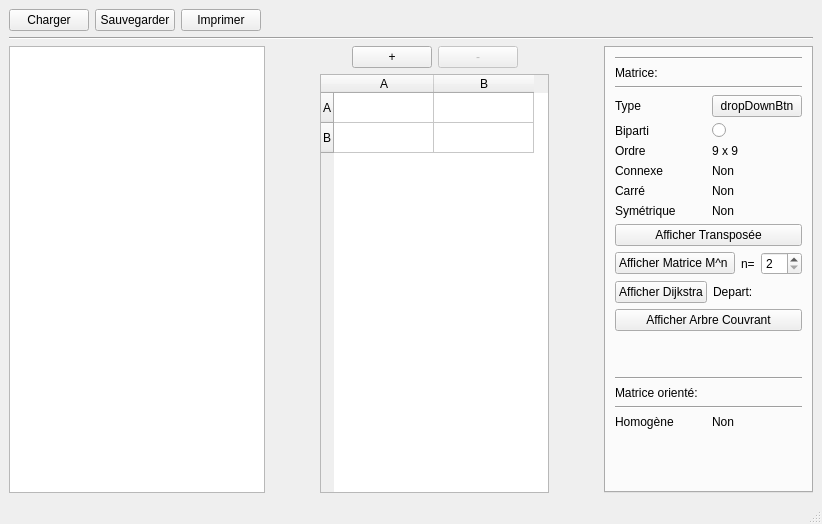
<?xml version="1.0" encoding="UTF-8"?>
<ui version="4.0">
 <class>MainWindow</class>
 <widget class="QMainWindow" name="MainWindow">
  <property name="geometry">
   <rect>
    <x>0</x>
    <y>0</y>
    <width>822</width>
    <height>524</height>
   </rect>
  </property>
  <property name="font">
   <font>
    <family>MS Shell Dlg 2</family>
   </font>
  </property>
  <property name="windowTitle">
   <string>MainWindow</string>
  </property>
  <widget class="QWidget" name="centralwidget">
   <layout class="QVBoxLayout" name="verticalLayout">
    <item>
     <layout class="QHBoxLayout" name="horizontalLayout_2">
      <item>
       <widget class="QPushButton" name="loadButton">
        <property name="text">
         <string>Charger</string>
        </property>
       </widget>
      </item>
      <item>
       <widget class="QPushButton" name="saveButton">
        <property name="text">
         <string>Sauvegarder</string>
        </property>
       </widget>
      </item>
      <item>
       <widget class="QPushButton" name="printButtton">
        <property name="text">
         <string>Imprimer</string>
        </property>
       </widget>
      </item>
      <item>
       <spacer name="horizontalSpacer_3">
        <property name="orientation">
         <enum>Qt::Horizontal</enum>
        </property>
        <property name="sizeHint" stdset="0">
         <size>
          <width>40</width>
          <height>20</height>
         </size>
        </property>
       </spacer>
      </item>
     </layout>
    </item>
    <item>
     <widget class="Line" name="line">
      <property name="orientation">
       <enum>Qt::Horizontal</enum>
      </property>
     </widget>
    </item>
    <item>
     <layout class="QHBoxLayout" name="horizontalLayout">
      <item>
       <widget class="QGraphicsView" name="graphicsView">
        <property name="sizePolicy">
         <sizepolicy hsizetype="MinimumExpanding" vsizetype="Preferred">
          <horstretch>0</horstretch>
          <verstretch>0</verstretch>
         </sizepolicy>
        </property>
       </widget>
      </item>
      <item>
       <spacer name="horizontalSpacer">
        <property name="orientation">
         <enum>Qt::Horizontal</enum>
        </property>
        <property name="sizeType">
         <enum>QSizePolicy::Minimum</enum>
        </property>
        <property name="sizeHint" stdset="0">
         <size>
          <width>40</width>
          <height>20</height>
         </size>
        </property>
       </spacer>
      </item>
      <item>
       <layout class="QVBoxLayout" name="verticalLayout_4">
        <property name="sizeConstraint">
         <enum>QLayout::SetNoConstraint</enum>
        </property>
        <item>
         <layout class="QHBoxLayout" name="horizontalLayout_3">
          <property name="sizeConstraint">
           <enum>QLayout::SetNoConstraint</enum>
          </property>
          <item>
           <spacer name="horizontalSpacer_4">
            <property name="orientation">
             <enum>Qt::Horizontal</enum>
            </property>
            <property name="sizeHint" stdset="0">
             <size>
              <width>40</width>
              <height>20</height>
             </size>
            </property>
           </spacer>
          </item>
          <item>
           <widget class="QPushButton" name="addButton">
            <property name="sizePolicy">
             <sizepolicy hsizetype="Expanding" vsizetype="Fixed">
              <horstretch>0</horstretch>
              <verstretch>0</verstretch>
             </sizepolicy>
            </property>
            <property name="text">
             <string>+</string>
            </property>
           </widget>
          </item>
          <item>
           <widget class="MatriceButton" name="removeButton">
            <property name="enabled">
             <bool>false</bool>
            </property>
            <property name="sizePolicy">
             <sizepolicy hsizetype="Expanding" vsizetype="Fixed">
              <horstretch>0</horstretch>
              <verstretch>0</verstretch>
             </sizepolicy>
            </property>
            <property name="text">
             <string>-</string>
            </property>
           </widget>
          </item>
          <item>
           <spacer name="horizontalSpacer_5">
            <property name="orientation">
             <enum>Qt::Horizontal</enum>
            </property>
            <property name="sizeHint" stdset="0">
             <size>
              <width>40</width>
              <height>20</height>
             </size>
            </property>
           </spacer>
          </item>
         </layout>
        </item>
        <item alignment="Qt::AlignHCenter">
         <widget class="MatriceTable" name="tableWidget">
          <property name="sizePolicy">
           <sizepolicy hsizetype="Preferred" vsizetype="Preferred">
            <horstretch>0</horstretch>
            <verstretch>0</verstretch>
           </sizepolicy>
          </property>
          <property name="frameShape">
           <enum>QFrame::StyledPanel</enum>
          </property>
          <property name="frameShadow">
           <enum>QFrame::Sunken</enum>
          </property>
          <property name="verticalScrollBarPolicy">
           <enum>Qt::ScrollBarAsNeeded</enum>
          </property>
          <property name="sizeAdjustPolicy">
           <enum>QAbstractScrollArea::AdjustToContents</enum>
          </property>
          <property name="autoScroll">
           <bool>false</bool>
          </property>
          <property name="selectionBehavior">
           <enum>QAbstractItemView::SelectItems</enum>
          </property>
          <row>
           <property name="text">
            <string>A</string>
           </property>
          </row>
          <row>
           <property name="text">
            <string>B</string>
           </property>
          </row>
          <column>
           <property name="text">
            <string>A</string>
           </property>
          </column>
          <column>
           <property name="text">
            <string>B</string>
           </property>
          </column>
          <item row="0" column="0">
           <property name="text">
            <string/>
           </property>
          </item>
         </widget>
        </item>
       </layout>
      </item>
      <item>
       <spacer name="horizontalSpacer_2">
        <property name="orientation">
         <enum>Qt::Horizontal</enum>
        </property>
        <property name="sizeType">
         <enum>QSizePolicy::Minimum</enum>
        </property>
        <property name="sizeHint" stdset="0">
         <size>
          <width>40</width>
          <height>20</height>
         </size>
        </property>
       </spacer>
      </item>
      <item>
       <widget class="QTabWidget" name="tabWidget">
        <property name="sizePolicy">
         <sizepolicy hsizetype="Minimum" vsizetype="Expanding">
          <horstretch>0</horstretch>
          <verstretch>0</verstretch>
         </sizepolicy>
        </property>
        <property name="currentIndex">
         <number>0</number>
        </property>
        <property name="usesScrollButtons">
         <bool>false</bool>
        </property>
        <property name="documentMode">
         <bool>false</bool>
        </property>
        <property name="tabsClosable">
         <bool>false</bool>
        </property>
        <property name="tabBarAutoHide">
         <bool>true</bool>
        </property>
        <widget class="QWidget" name="tab">
         <property name="sizePolicy">
          <sizepolicy hsizetype="Maximum" vsizetype="Preferred">
           <horstretch>0</horstretch>
           <verstretch>0</verstretch>
          </sizepolicy>
         </property>
         <attribute name="title">
          <string>Infos</string>
         </attribute>
         <layout class="QHBoxLayout" name="horizontalLayout_8">
          <item>
           <layout class="QVBoxLayout" name="verticalLayout_2">
            <item>
             <widget class="Line" name="line_5">
              <property name="orientation">
               <enum>Qt::Horizontal</enum>
              </property>
             </widget>
            </item>
            <item>
             <layout class="QHBoxLayout" name="horizontalLayout_4" stretch="0">
              <item>
               <widget class="QLabel" name="label_2">
                <property name="text">
                 <string>Matrice:</string>
                </property>
               </widget>
              </item>
             </layout>
            </item>
            <item>
             <widget class="Line" name="line_4">
              <property name="orientation">
               <enum>Qt::Horizontal</enum>
              </property>
             </widget>
            </item>
            <item>
             <layout class="QHBoxLayout" name="horizontalLayout_14" stretch="0,0">
              <item>
               <widget class="QLabel" name="label_17">
                <property name="text">
                 <string>Type</string>
                </property>
               </widget>
              </item>
              <item>
               <widget class="QPushButton" name="pushButton_3">
                <property name="sizePolicy">
                 <sizepolicy hsizetype="Preferred" vsizetype="Fixed">
                  <horstretch>0</horstretch>
                  <verstretch>0</verstretch>
                 </sizepolicy>
                </property>
                <property name="text">
                 <string>dropDownBtn</string>
                </property>
               </widget>
              </item>
             </layout>
            </item>
            <item>
             <layout class="QHBoxLayout" name="horizontalLayout_15" stretch="0,0">
              <item>
               <widget class="QLabel" name="label_18">
                <property name="text">
                 <string>Biparti</string>
                </property>
               </widget>
              </item>
              <item>
               <widget class="QRadioButton" name="radioButton">
                <property name="text">
                 <string/>
                </property>
               </widget>
              </item>
             </layout>
            </item>
            <item>
             <layout class="QHBoxLayout" name="horizontalLayout_7" stretch="0,0">
              <item>
               <widget class="QLabel" name="label_7">
                <property name="text">
                 <string>Ordre</string>
                </property>
               </widget>
              </item>
              <item>
               <widget class="QLabel" name="label">
                <property name="text">
                 <string>9 x 9 </string>
                </property>
               </widget>
              </item>
             </layout>
            </item>
            <item>
             <layout class="QHBoxLayout" name="horizontalLayout_5" stretch="0,0">
              <item>
               <widget class="QLabel" name="label_3">
                <property name="text">
                 <string>Connexe</string>
                </property>
               </widget>
              </item>
              <item>
               <widget class="QLabel" name="label_4">
                <property name="text">
                 <string>Non</string>
                </property>
               </widget>
              </item>
             </layout>
            </item>
            <item>
             <layout class="QHBoxLayout" name="horizontalLayout_6" stretch="0,0">
              <item>
               <widget class="QLabel" name="label_5">
                <property name="text">
                 <string>Carré</string>
                </property>
               </widget>
              </item>
              <item>
               <widget class="QLabel" name="label_6">
                <property name="text">
                 <string>Non</string>
                </property>
               </widget>
              </item>
             </layout>
            </item>
            <item>
             <layout class="QHBoxLayout" name="horizontalLayout_9" stretch="0,0">
              <item>
               <widget class="QLabel" name="label_8">
                <property name="text">
                 <string>Symétrique</string>
                </property>
               </widget>
              </item>
              <item>
               <widget class="QLabel" name="label_9">
                <property name="text">
                 <string>Non</string>
                </property>
               </widget>
              </item>
             </layout>
            </item>
            <item>
             <widget class="QPushButton" name="pushButton_2">
              <property name="text">
               <string>Afficher Transposée</string>
              </property>
             </widget>
            </item>
            <item>
             <layout class="QHBoxLayout" name="horizontalLayout_10">
              <item>
               <widget class="QPushButton" name="pushButton">
                <property name="text">
                 <string>Afficher Matrice M^n </string>
                </property>
               </widget>
              </item>
              <item>
               <widget class="QLabel" name="label_10">
                <property name="text">
                 <string>n=</string>
                </property>
               </widget>
              </item>
              <item>
               <widget class="QSpinBox" name="factorNSpinBox">
                <property name="minimum">
                 <number>2</number>
                </property>
                <property name="value">
                 <number>2</number>
                </property>
               </widget>
              </item>
             </layout>
            </item>
            <item>
             <layout class="QHBoxLayout" name="horizontalLayout_11">
              <item>
               <widget class="QPushButton" name="pushButton_4">
                <property name="text">
                 <string>Afficher Dijkstra</string>
                </property>
               </widget>
              </item>
              <item>
               <widget class="QLabel" name="label_11">
                <property name="text">
                 <string>Depart: </string>
                </property>
               </widget>
              </item>
             </layout>
            </item>
            <item>
             <widget class="QPushButton" name="pushButton_5">
              <property name="text">
               <string>Afficher Arbre Couvrant</string>
              </property>
             </widget>
            </item>
            <item>
             <spacer name="verticalSpacer_5">
              <property name="orientation">
               <enum>Qt::Vertical</enum>
              </property>
              <property name="sizeType">
               <enum>QSizePolicy::Minimum</enum>
              </property>
              <property name="sizeHint" stdset="0">
               <size>
                <width>20</width>
                <height>40</height>
               </size>
              </property>
             </spacer>
            </item>
            <item>
             <widget class="Line" name="line_2">
              <property name="orientation">
               <enum>Qt::Horizontal</enum>
              </property>
             </widget>
            </item>
            <item>
             <layout class="QHBoxLayout" name="horizontalLayout_12" stretch="0">
              <item>
               <widget class="QLabel" name="label_14">
                <property name="text">
                 <string>Matrice orienté:</string>
                </property>
               </widget>
              </item>
             </layout>
            </item>
            <item>
             <widget class="Line" name="line_3">
              <property name="orientation">
               <enum>Qt::Horizontal</enum>
              </property>
             </widget>
            </item>
            <item>
             <layout class="QHBoxLayout" name="horizontalLayout_13" stretch="0,0">
              <item>
               <widget class="QLabel" name="label_15">
                <property name="text">
                 <string>Homogène</string>
                </property>
               </widget>
              </item>
              <item>
               <widget class="QLabel" name="label_16">
                <property name="text">
                 <string>Non</string>
                </property>
               </widget>
              </item>
             </layout>
            </item>
            <item>
             <spacer name="verticalSpacer_7">
              <property name="orientation">
               <enum>Qt::Vertical</enum>
              </property>
              <property name="sizeType">
               <enum>QSizePolicy::Expanding</enum>
              </property>
              <property name="sizeHint" stdset="0">
               <size>
                <width>20</width>
                <height>40</height>
               </size>
              </property>
             </spacer>
            </item>
           </layout>
          </item>
         </layout>
        </widget>
       </widget>
      </item>
     </layout>
    </item>
   </layout>
  </widget>
  <widget class="QMenuBar" name="menubar">
   <property name="geometry">
    <rect>
     <x>0</x>
     <y>0</y>
     <width>822</width>
     <height>21</height>
    </rect>
   </property>
  </widget>
  <widget class="QStatusBar" name="statusbar"/>
 </widget>
 <customwidgets>
  <customwidget>
   <class>MatriceTable</class>
   <extends>QTableWidget</extends>
   <header>matricetable.h</header>
   <slots>
    <slot>addElement()</slot>
    <slot>removeElement()</slot>
    <slot>updateSommet(int,int)</slot>
    <slot>displayMatrice()</slot>
   </slots>
  </customwidget>
  <customwidget>
   <class>MatriceButton</class>
   <extends>QPushButton</extends>
   <header>matricebutton.h</header>
  </customwidget>
 </customwidgets>
 <resources/>
 <connections>
  <connection>
   <sender>addButton</sender>
   <signal>clicked()</signal>
   <receiver>tableWidget</receiver>
   <slot>addElement()</slot>
   <hints>
    <hint type="sourcelabel">
     <x>469</x>
     <y>185</y>
    </hint>
    <hint type="destinationlabel">
     <x>589</x>
     <y>490</y>
    </hint>
   </hints>
  </connection>
  <connection>
   <sender>tableWidget</sender>
   <signal>cellChanged(int,int)</signal>
   <receiver>tableWidget</receiver>
   <slot>updateSommet(int,int)</slot>
   <hints>
    <hint type="sourcelabel">
     <x>419</x>
     <y>308</y>
    </hint>
    <hint type="destinationlabel">
     <x>419</x>
     <y>392</y>
    </hint>
   </hints>
  </connection>
 </connections>
</ui>
